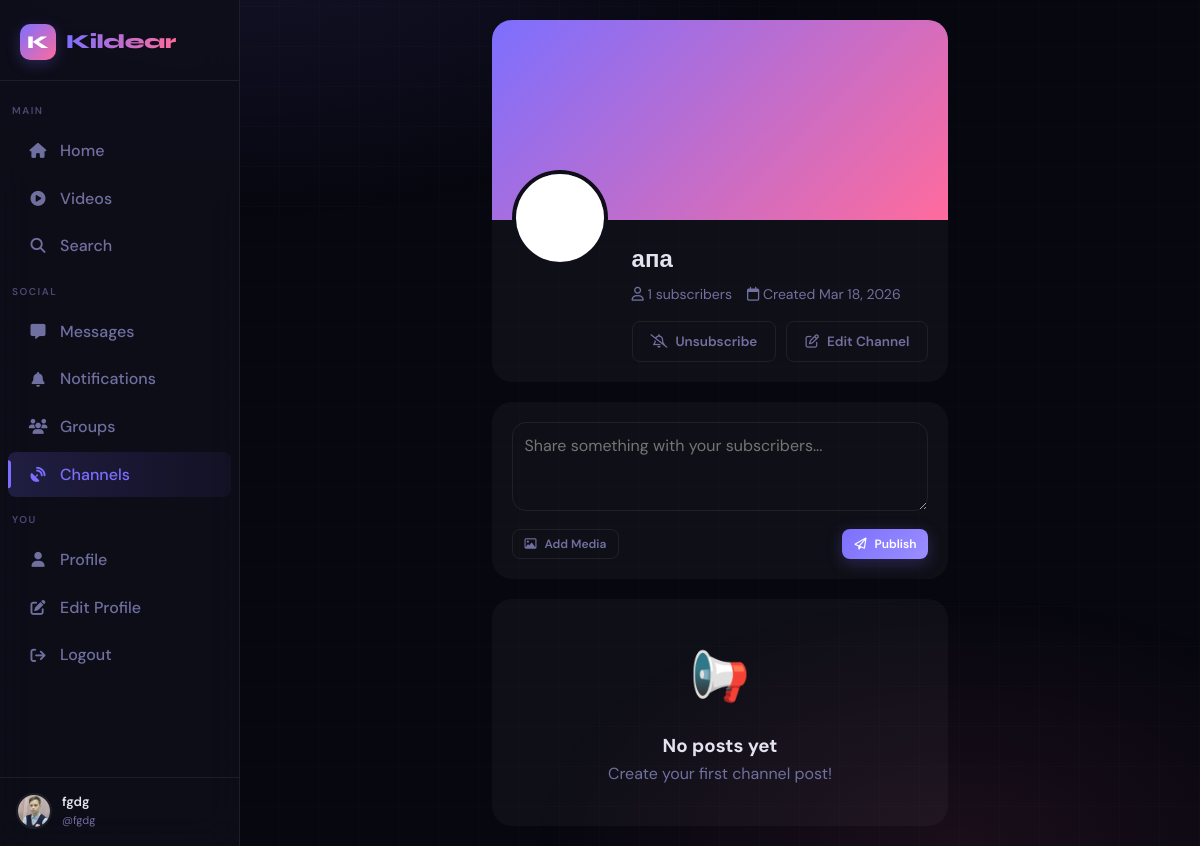
The page /channels/-274907 (signed in) on the database its author committed.
### app.py (models this page shows, shortened)
class User(UserMixin, db.Model):
    id              = db.Column(db.Integer, primary_key=True)
    username        = db.Column(db.String(40), unique=True, nullable=False)
    email           = db.Column(db.String(120), unique=True, nullable=False)
    password_hash   = db.Column(db.String(256), nullable=False)
    display_name    = db.Column(db.String(60), default="")
    bio             = db.Column(db.String(500), default="")
    avatar          = db.Column(db.String(300), default="/static/default_avatar.png")
    cover_photo     = db.Column(db.String(300), default="")
    website         = db.Column(db.String(200), default="")
    location        = db.Column(db.String(100), default="")
    accent_color    = db.Column(db.String(7), default="#6c63ff")
    is_private      = db.Column(db.Boolean, default=False)
    is_verified     = db.Column(db.Boolean, default=False)
    is_banned       = db.Column(db.Boolean, default=False)
    is_admin        = db.Column(db.Boolean, default=False)
    is_online       = db.Column(db.Boolean, default=False)
    last_seen       = db.Column(db.DateTime, default=datetime.utcnow)
    created_at      = db.Column(db.DateTime, default=datetime.utcnow)
    two_factor_enabled = db.Column(db.Boolean, default=False)
    two_factor_secret  = db.Column(db.String(32), nullable=True)
    failed_logins   = db.Column(db.Integer, default=0)
    locked_until    = db.Column(db.DateTime, nullable=True)
    posts          = db.relationship("Post", backref="author", lazy="dynamic",
                                     foreign_keys="Post.user_id")
    sent_msgs      = db.relationship("Message", backref="sender", lazy="dynamic",
                                     foreign_keys="Message.sender_id")
    recv_msgs      = db.relationship("Message", backref="receiver", lazy="dynamic",
                                     foreign_keys="Message.receiver_id")
    notifications  = db.relationship("Notification", backref="recipient", lazy="dynamic",
                                     foreign_keys="Notification.user_id")
    comments       = db.relationship("Comment", backref="author", lazy="dynamic")
    owned_groups   = db.relationship("Group", backref="owner", lazy="dynamic")
    owned_channels = db.relationship("Channel", backref="owner", lazy="dynamic")
    login_history  = db.relationship("LoginHistory", backref="user", lazy="dynamic")
    blocked_users = db.relationship(
        "User", secondary=blocks,
        primaryjoin=blocks.c.blocker_id == id,
        secondaryjoin=blocks.c.blocked_id == id,
        backref=db.backref("blocked_by", lazy="dynamic"),
        lazy="dynamic",
    )
    following = db.relationship(
        "User", secondary=follows,
        primaryjoin=follows.c.follower_id == id,
        secondaryjoin=follows.c.followed_id == id,
        backref=db.backref("followers", lazy="dynamic"),
        lazy="dynamic",
    )

class Channel(db.Model):
    id          = db.Column(db.Integer, primary_key=True)
    name        = db.Column(db.String(100), nullable=False)
    slug        = db.Column(db.String(120), unique=True, nullable=False)
    description = db.Column(db.Text, default="")
    avatar      = db.Column(db.String(300), default="/static/default_channel.png")
    cover       = db.Column(db.String(300), default="")
    owner_id    = db.Column(db.Integer, db.ForeignKey("user.id"), nullable=False)
    is_nsfw     = db.Column(db.Boolean, default=False)
    created_at  = db.Column(db.DateTime, default=datetime.utcnow)
    subscribers = db.relationship("User", secondary=channel_subs,
                                  backref="subscribed_channels", lazy="dynamic")
    posts = db.relationship("ChannelPost", backref="channel", lazy="dynamic",
                            cascade="all,delete")
    @property
    def sub_count(self): return self.subscribers.count()

### app.py (the view)
@app.route("/channels/<slug>")
@login_required
def channel_detail(slug):
    c     = Channel.query.filter_by(slug=slug).first_or_404()
    is_sub = c.subscribers.filter(User.id == current_user.id).count() > 0
    return render_template("channel_detail.html", channel=c, is_subscribed=is_sub,
                           posts=c.posts.order_by(ChannelPost.created_at.desc()).limit(30).all(),
                           is_own=(c.owner_id == current_user.id))

### app.py (called while the page is built, shortened)
def _get_client_ip() -> str:
    forwarded = request.headers.get('X-Forwarded-For', '')
    real_ip = request.headers.get('X-Real-IP', '')
    if real_ip:
        try:
            ip_address(real_ip)
            return real_ip
        except (ValueError, AddressValueError):
            pass
    return request.remote_addr or '0.0.0.0'

@app.before_request
def before_request_hook():
    ip = _get_client_ip()
    g.client_ip = ip
    security.track_concurrent(ip, +1)
    allowed, status = security.process_request(request)

@login_mgr.user_loader
def load_user(user_id):
    return db.session.get(User, int(user_id))

    def _is_trusted(self, ip_str: str) -> bool:
        try:
            addr = ip_address(ip_str)
            return any(addr in net for net in self.TRUSTED_NETWORKS)
        except (ValueError, AddressValueError):
            return False

    def track_concurrent(self, ip: str, delta: int):
        self._concurrent[ip] += delta
        if self._concurrent[ip] > 50:
            self._temp_ban(ip, f"connection flood ({self._concurrent[ip]} concurrent)")

    def process_request(self, req) -> tuple[bool, int]:
        ip = _get_client_ip()
        if self._is_trusted(ip):
            return True, 200

### templates/channel_detail.html (shortened to what this page needs)
{% extends "base.html" %}
{% block content %}
<div class="channel-page" style="max-width: 800px; margin: 0 auto; padding: 20px;">
    <div class="channel-header" style="background: var(--card); border-radius: var(--radius-lg); overflow: hidden; margin-bottom: 20px;">
        {% if channel.cover %}
        <div class="channel-cover" style="height: 200px; background-image: url('{{ channel.cover }}'); background-size: cover; background-position: center;"></div>
        {% else %}
        <div class="channel-cover" style="height: 200px; background: linear-gradient(135deg, var(--primary), var(--secondary));"></div>
        {% endif %}
        <div class="channel-info" style="padding: 20px; position: relative;">
            <div class="channel-avatar" style="position: absolute; top: -50px; left: 20px;">
                {% if channel.avatar %}
                <img src="{{ channel.avatar }}" class="avatar avatar-xl" style="border: 4px solid var(--surface);">
                {% else %}
                <div class="avatar avatar-xl" style="background: var(--primary); color: white; display: flex; align-items: center; justify-content: center; font-size: 2rem; border: 4px solid var(--surface);">
                    {{ channel.name[0].upper() }}
                </div>
                {% endif %}
            </div>
            <div style="margin-left: 120px;">
                <h1 style="font-size: 24px; margin-bottom: 5px;">{{ channel.name }}</h1>
                <div style="display: flex; gap: 15px; color: var(--text-muted); font-size: 14px; margin-bottom: 10px;">
                    <span><i class="fa-regular fa-user"></i> <span id="sub-count">{{ channel.sub_count }}</span> subscribers</span>
                    <span><i class="fa-regular fa-calendar"></i> Created {{ channel.created_at.strftime('%b %d, %Y') }}</span>
                </div>
                <div style="display: flex; gap: 10px; margin-top: 15px;">
                    {% if is_subscribed %}
                        <button class="btn btn-outline" onclick="toggleSubscribe('{{ channel.slug }}', this)">
                            <i class="fa-regular fa-bell-slash"></i> Unsubscribe
                        </button>
                    {% else %}
                        <button class="btn btn-primary" onclick="toggleSubscribe('{{ channel.slug }}', this)">
                            <i class="fa-regular fa-bell"></i> Subscribe
                        </button>
                    {% endif %}
                    {% if is_own %}
                    <a href="#" class="btn btn-outline">
                        <i class="fa-regular fa-pen-to-square"></i> Edit Channel
                    </a>
                    {% endif %}
                </div>
            </div>
        </div>
    </div>
    <div class="channel-posts">
        {% if is_own %}
        <div class="create-post" style="background: var(--card); border-radius: var(--radius-lg); padding: 20px; margin-bottom: 20px;">
            <form action="{{ url_for('channel_publish', slug=channel.slug) }}" method="POST" enctype="multipart/form-data">
                <textarea name="content" placeholder="Share something with your subscribers..."
                          style="width: 100%; padding: 12px; border: 1px solid var(--border); border-radius: var(--radius); background: var(--input-bg); color: var(--text); resize: vertical;"
                          rows="3"></textarea>
                <div style="display: flex; gap: 10px; margin-top: 10px;">
                    <button type="button" class="btn btn-outline btn-sm" onclick="document.getElementById('media-input').click()">
                        <i class="fa-regular fa-image"></i> Add Media
                    </button>
                    <button type="submit" class="btn btn-primary btn-sm" style="margin-left: auto;">
                        <i class="fa-regular fa-paper-plane"></i> Publish
                    </button>
                </div>
            </form>
        </div>
        {% endif %}
        <div class="posts-feed">
            {% for post in posts %}
            <div class="post-card" style="background: var(--card); border-radius: var(--radius-lg); padding: 20px; margin-bottom: 15px;">
                <div style="display: flex; align-items: center; gap: 10px; margin-bottom: 15px;">
                    <img src="{{ channel.avatar or '/static/default_channel.png' }}" class="avatar avatar-sm" style="width: 40px; height: 40px; border-radius: 50%; object-fit: cover;">
                    <div>
                        <div style="font-weight: 600;">{{ channel.name }}</div>
                        <div style="font-size: 12px; color: var(--text-muted);">{{ post.created_at|timeago }}</div>
                    </div>
                </div>
                {% if post.content %}
                <p style="margin-bottom: 15px;">{{ post.content }}</p>
                {% endif %}
                {% if post.media_url %}
                    {% if post.media_type == 'video' %}
                    <video src="{{ post.media_url }}" controls style="max-width: 100%; border-radius: var(--radius);"></video>
                    {% else %}
                    <img src="{{ post.media_url }}" style="max-width: 100%; border-radius: var(--radius);">
                    {% endif %}
                {% endif %}
                <div style="display: flex; gap: 15px; margin-top: 15px; color: var(--text-muted); font-size: 14px;">
                    <span><i class="fa-regular fa-eye"></i> {{ post.views }} views</span>
                </div>
            </div>
            {% else %}
            <div class="empty-state" style="text-align: center; padding: 40px; background: var(--card); border-radius: var(--radius-lg);">
                <div style="font-size: 48px; margin-bottom: 15px;">📢</div>
                <h3>No posts yet</h3>
                {% if is_own %}
                <p style="color: var(--text-muted);">Create your first channel post!</p>
                {% else %}
                <p style="color: var(--text-muted);">This channel hasn't posted anything yet.</p>
                {% endif %}
            </div>
            {% endfor %}
        </div>
    </div>
</div>
{% endblock %}

### templates/base.html (shortened to what this page needs)
<!DOCTYPE html>
<html lang="en" data-theme="dark">
<head>
  <link rel="stylesheet" href="https://cdnjs.cloudflare.com/ajax/libs/font-awesome/6.5.0/css/all.min.css"/>
</head>
<body>
<nav class="sidebar" id="sidebar">
  <a href="{{ url_for('index') }}" class="sidebar-logo">
    <div class="logo-mark">K</div>
    <span class="logo-text">Kildear</span>
  </a>
  <span class="nav-section">Main</span>
  <a href="{{ url_for('index') }}"
     class="nav-item {% if request.endpoint == 'index' %}active{% endif %}">
    <i class="fa-solid fa-house"></i> Home
  </a>
  <a href="{{ url_for('video_feed') }}"
     class="nav-item {% if request.endpoint == 'video_feed' %}active{% endif %}">
    <i class="fa-solid fa-play-circle"></i> Videos
  </a>
  <a href="{{ url_for('search') }}"
     class="nav-item {% if request.endpoint == 'search' %}active{% endif %}">
    <i class="fa-solid fa-magnifying-glass"></i> Search
  </a>
  <span class="nav-section">Social</span>
  <a href="{{ url_for('chat_list') }}"
     class="nav-item {% if 'chat' in request.endpoint %}active{% endif %}">
    <i class="fa-solid fa-message"></i> Messages
  </a>
  <a href="{{ url_for('notifications') }}"
     class="nav-item {% if request.endpoint == 'notifications' %}active{% endif %}">
    <i class="fa-solid fa-bell"></i> Notifications
  </a>
  <a href="{{ url_for('groups') }}"
     class="nav-item {% if 'group' in request.endpoint %}active{% endif %}">
    <i class="fa-solid fa-users"></i> Groups
  </a>
  <a href="{{ url_for('channels') }}"
     class="nav-item {% if 'channel' in request.endpoint %}active{% endif %}">
    <i class="fa-solid fa-satellite-dish"></i> Channels
  </a>
  {% if current_user.is_authenticated %}
  <span class="nav-section">You</span>
  <a href="{{ url_for('profile', username=current_user.username) }}"
     class="nav-item {% if request.endpoint == 'profile' and request.view_args.get('username') == current_user.username %}active{% endif %}">
    <i class="fa-solid fa-user"></i> Profile
  </a>
  <a href="{{ url_for('edit_profile') }}"
     class="nav-item {% if request.endpoint == 'edit_profile' %}active{% endif %}">
    <i class="fa-solid fa-pen-to-square"></i> Edit Profile
  </a>
  <a href="{{ url_for('logout') }}" class="nav-item">
    <i class="fa-solid fa-arrow-right-from-bracket"></i> Logout
  </a>
  <div class="sidebar-user">
    <img src="{{ current_user.avatar }}" alt="" class="avatar"/>
    <div class="sidebar-user-info">
      <div class="name truncate">{{ current_user.display_name or current_user.username }}</div>
      <div class="handle">@{{ current_user.username }}</div>
    </div>
  </div>
  {% endif %}
</nav>
<div class="app-shell">
  <div class="main-content">
    {% block content %}{% endblock %}
  </div>
</div>
</body>
</html>

### rows shown on the page
User: avatar (picture), display_name "fgdg", username "fgdg"
Channel: avatar (placeholder picture), name "апа", created_at "Mar 18, 2026"

### other values the page prints
{{ channel.sub_count }} "1"
